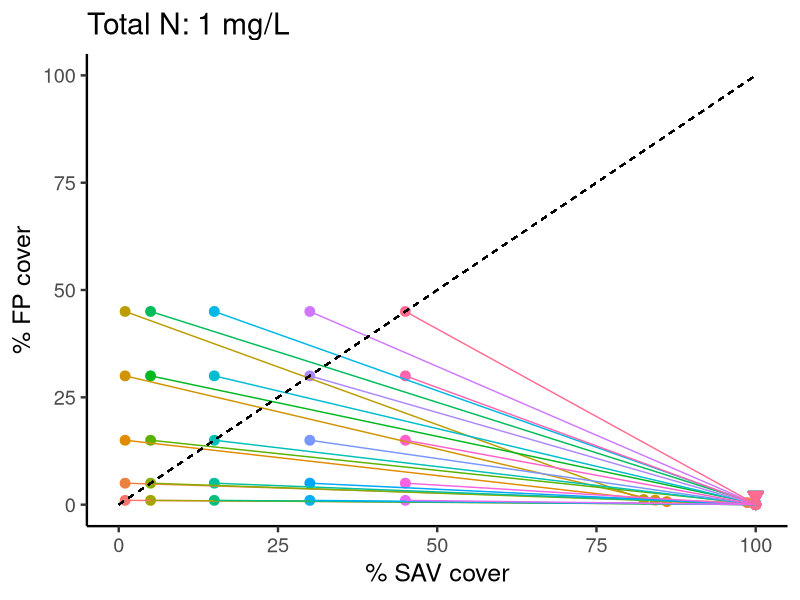
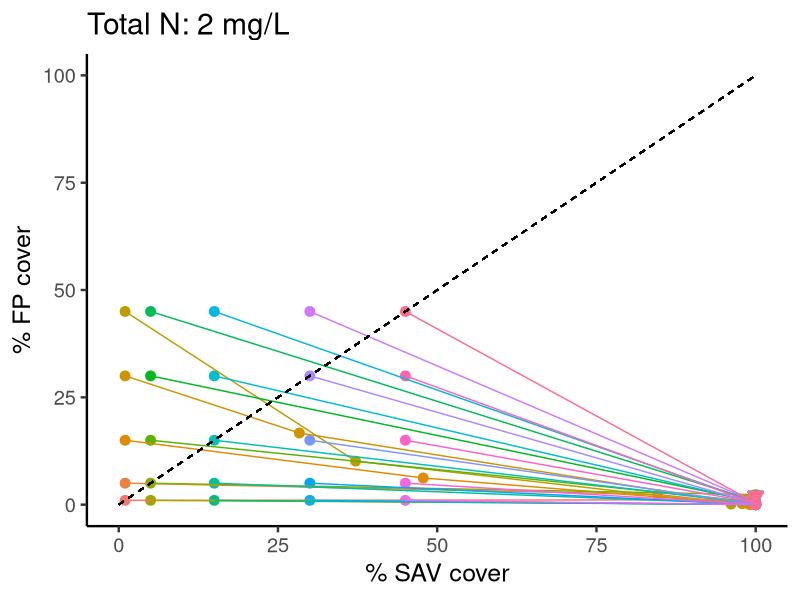
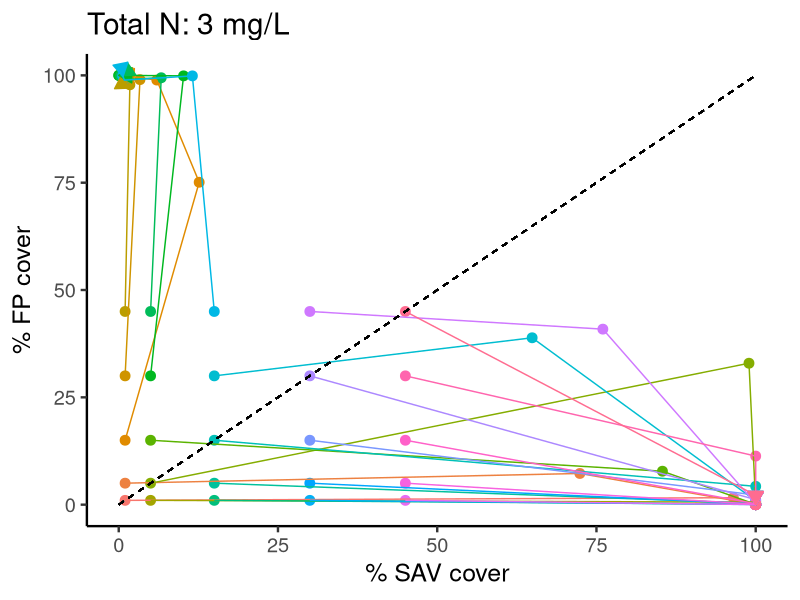
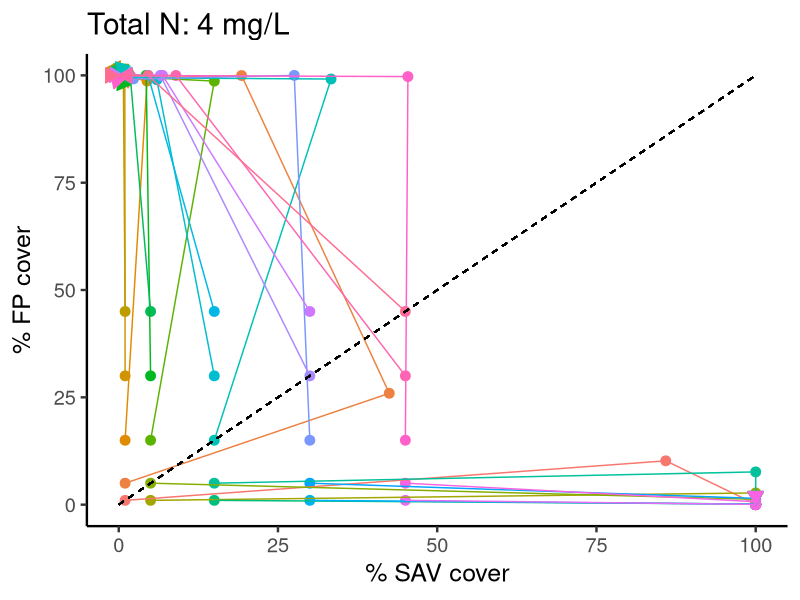
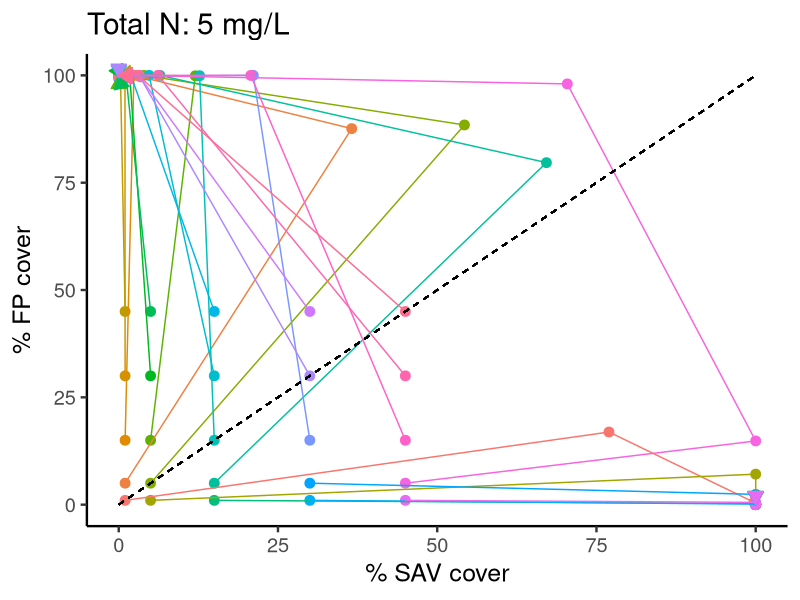
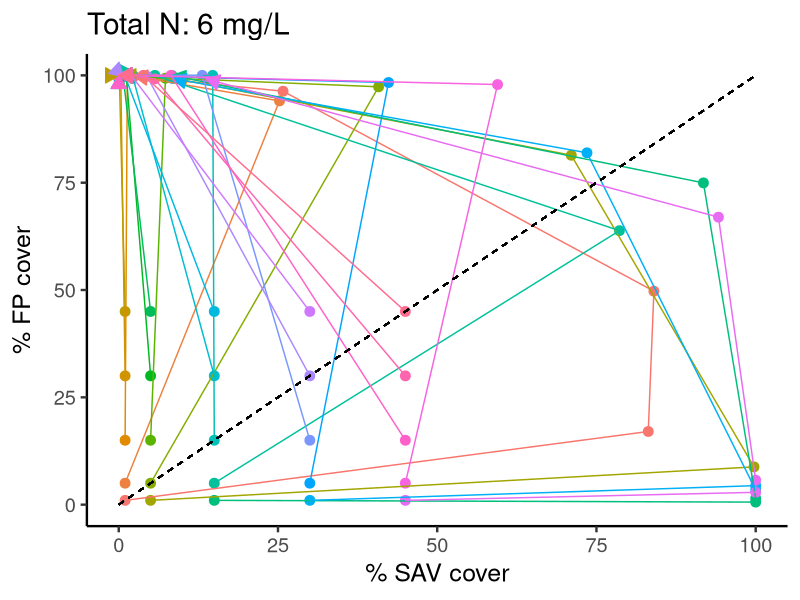
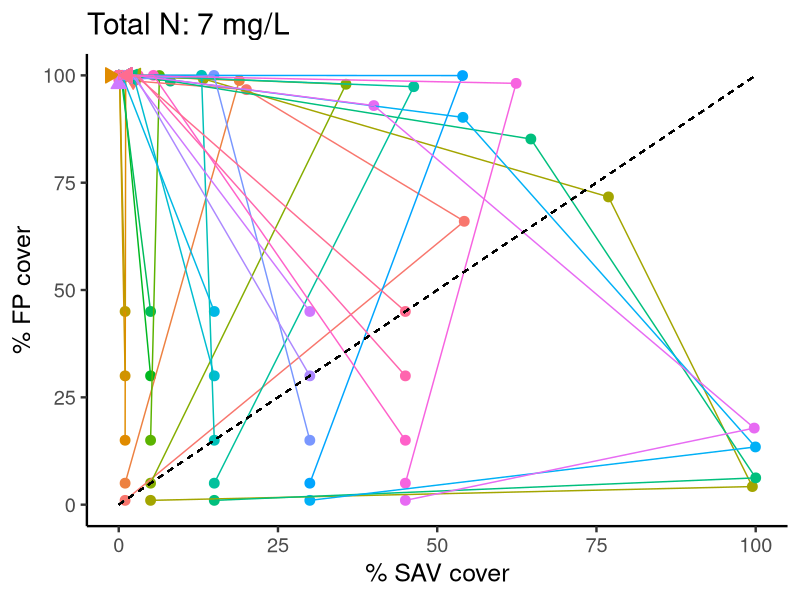
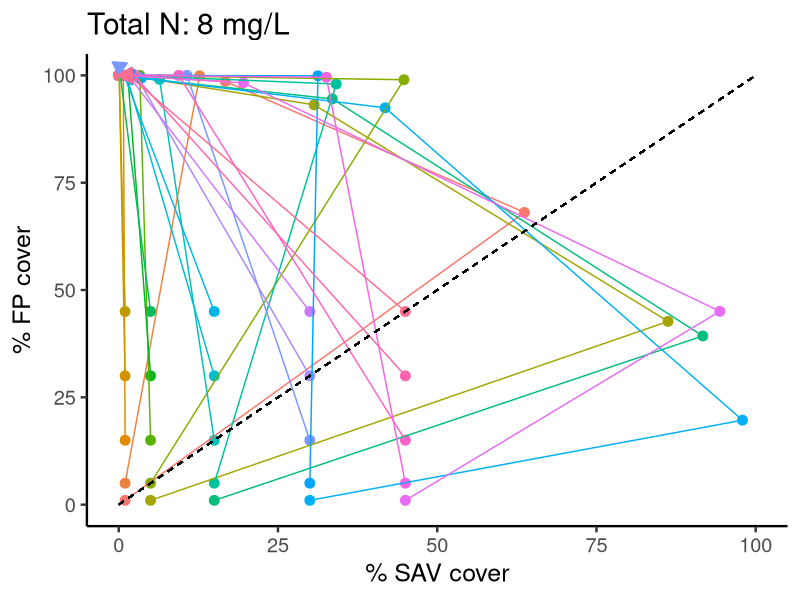

Recreate these plots in R, in order.
#########################################################
# Plot trajectory of FP and SAV growth                  # 
#                                                       #
# By: Michael J. McCann                                 #
# Created: 7/24/2014                                    #
######################################################### 

library(ggplot2)
library(gridExtra)

# this assumes that if you split your simulation into multiple batches,
# that you've already combined them into one .csv file
# see "combine_output_files.R" for combining 

data <- read.csv("output_testing_nutrient_uptake.csv") # imports parameter  values for all simulations 
head(data)
nrow(data)
colnames(data)

#########################################
# Generate plot for each nutrient level #
#########################################
# For loop through variables to subset data 
for (i in unique(data$TOTALN)){
  
  temp_data <- subset(data, data$TOTALN == i)
  
  temp_data_reshape <- reshape(temp_data,
                        
                        varying = list(
                          
                          c("initial_perc_SAV_cover", 
                            "SAV_end_yr01",
                            "SAV_end_yr02",
                            "SAV_end_yr03",
                            "SAV_end_yr04"),
                          
                          c("initial_perc_FP_cover",
                            "FP_end_yr01",
                            "FP_end_yr02",
                            "FP_end_yr03",
                            "FP_end_yr04")
                        ),
                        
                        v.names = c("SAV_cover","FP_cover"),
                        timevar = "time",
                        times = c(0,1,2,3,4),
                        direction = "long"
  )
  
  # re-order data by id and time 
  temp_data_reshape <- temp_data_reshape[with(temp_data_reshape, order(id, time)), ]
  
  # plot it 
  temp_plot <- ggplot(temp_data_reshape, aes(x=SAV_cover,y=FP_cover,group=id,colour=as.factor(id))) 
  temp_plot <- temp_plot + geom_point(size=3) 
  temp_plot <- temp_plot + geom_path(arrow=arrow(type="closed",length=unit(0.15,"inches")))
  temp_plot <- temp_plot + xlab("% SAV cover")
  temp_plot <- temp_plot + ylab("% FP cover")
  temp_plot <- temp_plot + ylim(0,100)
  temp_plot <- temp_plot + xlim(0,100)
  temp_plot <- temp_plot + geom_segment(x=0,y=0,xend=100,yend=100, colour="black",linetype="dashed")
  temp_plot <- temp_plot + theme_classic(base_size=18)
  temp_plot <- temp_plot + theme(legend.position="none")
  temp_plot <- temp_plot + ggtitle(paste("Total N: ",i," mg/L",sep=""))
  temp_plot
    
  ggsave(file=paste("alt_states_plot",i,"TOTALN.jpg",sep="_"),temp_plot,height=5,width=5)

}

############################## 
# replot for a combined plot # 
############################## 
for (i in unique(data$TOTALN)){
  
  temp_data <- subset(data, data$TOTALN == i)
  
  temp_data_reshape <- reshape(temp_data,
                               
                               varying = list(
                                 
                                 c("initial_perc_SAV_cover", 
                                   "SAV_end_yr01",
                                   "SAV_end_yr02",
                                   "SAV_end_yr03",
                                   "SAV_end_yr04"),
                                 
                                 c("initial_perc_FP_cover",
                                   "FP_end_yr01",
                                   "FP_end_yr02",
                                   "FP_end_yr03",
                                   "FP_end_yr04")
                               ),
                               
                               v.names = c("SAV_cover","FP_cover"),
                               timevar = "time",
                               times = c(0,1,2,3,4),
                               direction = "long"
  )
  
  # re-order data by id and time 
  temp_data_reshape <- temp_data_reshape[with(temp_data_reshape, order(id, time)), ]
  
  # plot it 
  temp_plot <- ggplot(temp_data_reshape, aes(x=SAV_cover,y=FP_cover,group=id,colour=as.factor(id))) 
  temp_plot <- temp_plot + geom_point() 
  temp_plot <- temp_plot + geom_path(arrow=arrow(type="closed",length=unit(0.15,"inches")),alpha=0.4)
  temp_plot <- temp_plot + xlab("")
  temp_plot <- temp_plot + ylab("")
  temp_plot <- temp_plot + ylim(0,100)
  temp_plot <- temp_plot + xlim(0,100)
  temp_plot <- temp_plot + geom_segment(x=0,y=0,xend=100,yend=100, colour="black",linetype="dashed")
  temp_plot <- temp_plot + theme_classic(base_size=12)
  temp_plot <- temp_plot + theme(legend.position="none")
  temp_plot <- temp_plot + ggtitle(paste(i," mg/L",sep=""))
  temp_plot
  
  assign(paste("plot_",i,sep=""),temp_plot,envir = .GlobalEnv)  
}
########################## 
# Arrange plots into one # 
##########################

combined_plot <- arrangeGrob(plot_1,plot_2,plot_3,plot_4,plot_5,plot_6,plot_7,plot_8,plot_9,ncol=9)
combined_plot

ggsave("combined_alt_state_plots.jpg",combined_plot,height=2,width=16)



combined_plot2 <- arrangeGrob(plot_1,plot_4,plot_9,ncol=3)
combined_plot2

ggsave("combined_alt_state_plots_select_levels.jpg",combined_plot2,height=2,width=6)

